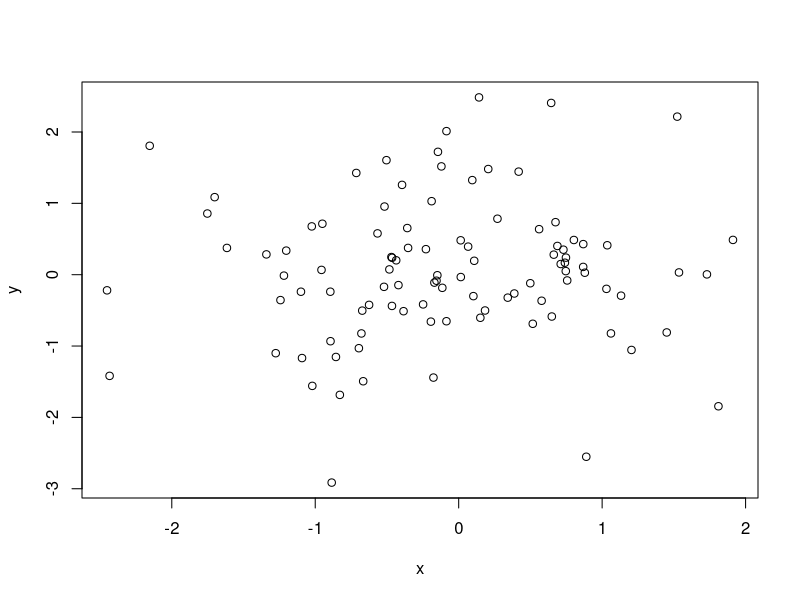
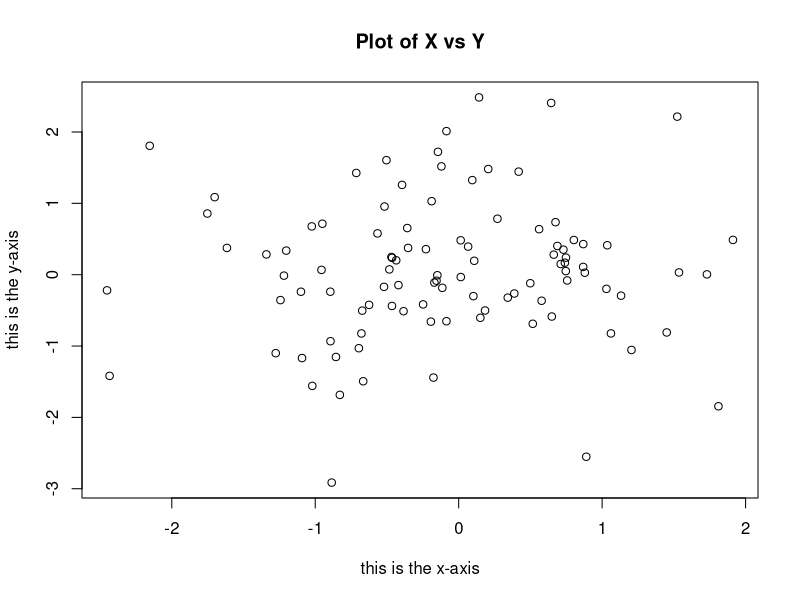
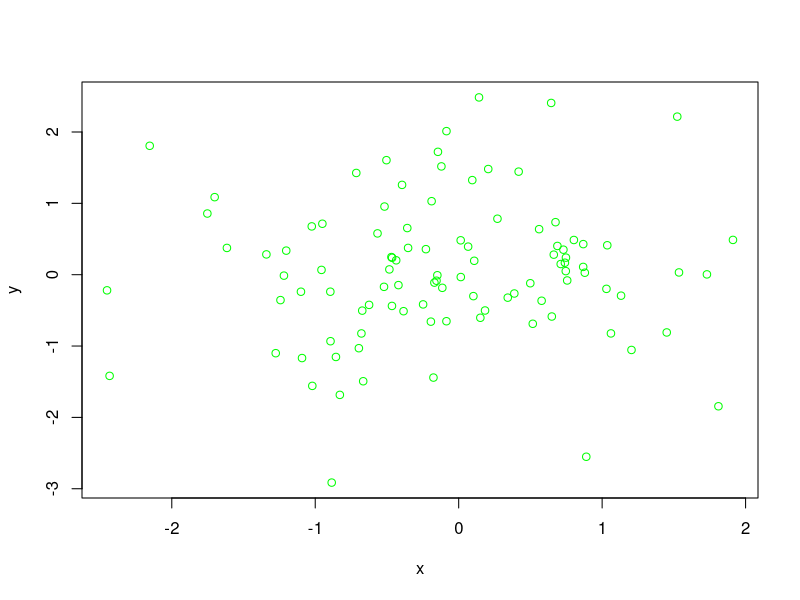

Write the R code that produced these figures, in order.
x=rnorm(100)
y=rnorm(100)
plot(x,y)
plot(x,y,xlab="this is the x-axis",ylab="this is the y-axis", main="Plot of X vs Y")
pdf("Figure.pdf") 
plot(x,y,col="green") 
dev.off()
x=seq(1,10)
x
x=1:10
x

